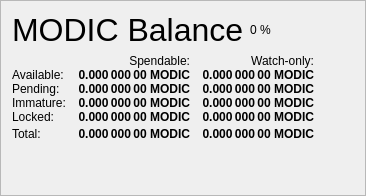
                   <widget class="QFrame" name="frame_Balances">
                    <property name="frameShape">
                     <enum>QFrame::StyledPanel</enum>
                    </property>
                    <property name="frameShadow">
                     <enum>QFrame::Raised</enum>
                    </property>
                    <layout class="QVBoxLayout" name="verticalLayout_4">
                     <item>
                      <layout class="QHBoxLayout" name="horizontalLayout_4">
                       <item>
                        <widget class="QLabel" name="label_5">
                         <property name="minimumSize">
                          <size>
                           <width>0</width>
                           <height>20</height>
                          </size>
                         </property>
                         <property name="font">
                          <font>
                           <pointsize>24</pointsize>
                           <weight>50</weight>
                           <bold>false</bold>
                          </font>
                         </property>
                         <property name="text">
                          <string>MODIC Balance</string>
                         </property>
                        </widget>
                       </item>
                       <item>
                        <widget class="QLabel" name="labelMODICPercent">
                         <property name="text">
                          <string notr="true">0 %</string>
                         </property>
                        </widget>
                       </item>
                       <item>
                        <spacer name="horizontalSpacer_3">
                         <property name="orientation">
                          <enum>Qt::Horizontal</enum>
                         </property>
                         <property name="sizeHint" stdset="0">
                          <size>
                           <width>40</width>
                           <height>20</height>
                          </size>
                         </property>
                        </spacer>
                       </item>
                      </layout>
                     </item>
                     <item>
                      <layout class="QGridLayout" name="gridLayout">
                       <property name="horizontalSpacing">
                        <number>12</number>
                       </property>
                       <property name="verticalSpacing">
                        <number>0</number>
                       </property>
                       <item row="0" column="1">
                        <widget class="QLabel" name="labelSpendable">
                         <property name="text">
                          <string>Spendable:</string>
                         </property>
                         <property name="alignment">
                          <set>Qt::AlignRight|Qt::AlignTrailing|Qt::AlignVCenter</set>
                         </property>
                        </widget>
                       </item>
                       <item row="0" column="2">
                        <widget class="QLabel" name="labelWatchonly">
                         <property name="text">
                          <string>Watch-only:</string>
                         </property>
                         <property name="alignment">
                          <set>Qt::AlignRight|Qt::AlignTrailing|Qt::AlignVCenter</set>
                         </property>
                        </widget>
                       </item>
                       <item row="1" column="0">
                        <widget class="QLabel" name="labelBalanceText">
                         <property name="text">
                          <string>Available:</string>
                         </property>
                        </widget>
                       </item>
                       <item row="1" column="1">
                        <widget class="QLabel" name="labelBalance">
                         <property name="font">
                          <font>
                           <weight>75</weight>
                           <bold>true</bold>
                          </font>
                         </property>
                         <property name="cursor">
                          <cursorShape>IBeamCursor</cursorShape>
                         </property>
                         <property name="toolTip">
                          <string>Your current spendable balance</string>
                         </property>
                         <property name="text">
                          <string notr="true">0.000 000 00 MODIC</string>
                         </property>
                         <property name="alignment">
                          <set>Qt::AlignRight|Qt::AlignTrailing|Qt::AlignVCenter</set>
                         </property>
                         <property name="textInteractionFlags">
                          <set>Qt::LinksAccessibleByMouse|Qt::TextSelectableByKeyboard|Qt::TextSelectableByMouse</set>
                         </property>
                        </widget>
                       </item>
                       <item row="1" column="2">
                        <widget class="QLabel" name="labelWatchAvailable">
                         <property name="font">
                          <font>
                           <weight>75</weight>
                           <bold>true</bold>
                          </font>
                         </property>
                         <property name="cursor">
                          <cursorShape>IBeamCursor</cursorShape>
                         </property>
                         <property name="toolTip">
                          <string>Your current balance in watch-only addresses</string>
                         </property>
                         <property name="text">
                          <string notr="true">0.000 000 00 MODIC</string>
                         </property>
                         <property name="alignment">
                          <set>Qt::AlignRight|Qt::AlignTrailing|Qt::AlignVCenter</set>
                         </property>
                         <property name="textInteractionFlags">
                          <set>Qt::LinksAccessibleByMouse|Qt::TextSelectableByKeyboard|Qt::TextSelectableByMouse</set>
                         </property>
                        </widget>
                       </item>
                       <item row="2" column="0">
                        <widget class="QLabel" name="labelPendingText">
                         <property name="text">
                          <string>Pending:</string>
                         </property>
                        </widget>
                       </item>
                       <item row="2" column="1">
                        <widget class="QLabel" name="labelUnconfirmed">
                         <property name="font">
                          <font>
                           <weight>75</weight>
                           <bold>true</bold>
                          </font>
                         </property>
                         <property name="cursor">
                          <cursorShape>IBeamCursor</cursorShape>
                         </property>
                         <property name="toolTip">
                          <string>Total of transactions that have yet to be confirmed, and do not yet count toward the spendable balance</string>
                         </property>
                         <property name="text">
                          <string notr="true">0.000 000 00 MODIC</string>
                         </property>
                         <property name="alignment">
                          <set>Qt::AlignRight|Qt::AlignTrailing|Qt::AlignVCenter</set>
                         </property>
                         <property name="textInteractionFlags">
                          <set>Qt::LinksAccessibleByMouse|Qt::TextSelectableByKeyboard|Qt::TextSelectableByMouse</set>
                         </property>
                        </widget>
                       </item>
                       <item row="2" column="2">
                        <widget class="QLabel" name="labelWatchPending">
                         <property name="font">
                          <font>
                           <weight>75</weight>
                           <bold>true</bold>
                          </font>
                         </property>
                         <property name="cursor">
                          <cursorShape>IBeamCursor</cursorShape>
                         </property>
                         <property name="toolTip">
                          <string>Unconfirmed transactions to watch-only addresses</string>
                         </property>
                         <property name="text">
                          <string notr="true">0.000 000 00 MODIC</string>
                         </property>
                         <property name="alignment">
                          <set>Qt::AlignRight|Qt::AlignTrailing|Qt::AlignVCenter</set>
                         </property>
                         <property name="textInteractionFlags">
                          <set>Qt::LinksAccessibleByMouse|Qt::TextSelectableByKeyboard|Qt::TextSelectableByMouse</set>
                         </property>
                        </widget>
                       </item>
                       <item row="3" column="0">
                        <widget class="QLabel" name="labelImmatureText">
                         <property name="text">
                          <string>Immature:</string>
                         </property>
                        </widget>
                       </item>
                       <item row="3" column="1">
                        <widget class="QLabel" name="labelImmature">
                         <property name="font">
                          <font>
                           <weight>75</weight>
                           <bold>true</bold>
                          </font>
                         </property>
                         <property name="cursor">
                          <cursorShape>IBeamCursor</cursorShape>
                         </property>
                         <property name="toolTip">
                          <string>Staked or masternode rewards that has not yet matured</string>
                         </property>
                         <property name="text">
                          <string notr="true">0.000 000 00 MODIC</string>
                         </property>
                         <property name="alignment">
                          <set>Qt::AlignRight|Qt::AlignTrailing|Qt::AlignVCenter</set>
                         </property>
                         <property name="textInteractionFlags">
                          <set>Qt::LinksAccessibleByMouse|Qt::TextSelectableByKeyboard|Qt::TextSelectableByMouse</set>
                         </property>
                        </widget>
                       </item>
                       <item row="3" column="2">
                        <widget class="QLabel" name="labelWatchImmature">
                         <property name="font">
                          <font>
                           <weight>75</weight>
                           <bold>true</bold>
                          </font>
                         </property>
                         <property name="cursor">
                          <cursorShape>IBeamCursor</cursorShape>
                         </property>
                         <property name="toolTip">
                          <string>Staked or masternode rewards in watch-only addresses that has not yet matured</string>
                         </property>
                         <property name="text">
                          <string notr="true">0.000 000 00 MODIC</string>
                         </property>
                         <property name="alignment">
                          <set>Qt::AlignRight|Qt::AlignTrailing|Qt::AlignVCenter</set>
                         </property>
                         <property name="textInteractionFlags">
                          <set>Qt::LinksAccessibleByMouse|Qt::TextSelectableByKeyboard|Qt::TextSelectableByMouse</set>
                         </property>
                        </widget>
                       </item>
                       <item row="4" column="0">
                        <widget class="QLabel" name="labelLockedBalanceText">
                         <property name="toolTip">
                          <string>Locked MODIC or Masternode collaterals. These are excluded from zMODIC minting.</string>
                         </property>
                         <property name="text">
                          <string>Locked:</string>
                         </property>
                        </widget>
                       </item>
                       <item row="4" column="1">
                        <widget class="QLabel" name="labelLockedBalance">
                         <property name="font">
                          <font>
                           <weight>75</weight>
                           <bold>true</bold>
                          </font>
                         </property>
                         <property name="cursor">
                          <cursorShape>IBeamCursor</cursorShape>
                         </property>
                         <property name="toolTip">
                          <string>Locked MODIC or Masternode collaterals. These are excluded from zMODIC minting.</string>
                         </property>
                         <property name="text">
                          <string notr="true">0.000 000 00 MODIC</string>
                         </property>
                         <property name="alignment">
                          <set>Qt::AlignRight|Qt::AlignTrailing|Qt::AlignVCenter</set>
                         </property>
                         <property name="textInteractionFlags">
                          <set>Qt::LinksAccessibleByMouse|Qt::TextSelectableByKeyboard|Qt::TextSelectableByMouse</set>
                         </property>
                        </widget>
                       </item>
                       <item row="4" column="2">
                        <widget class="QLabel" name="labelWatchLocked">
                         <property name="font">
                          <font>
                           <weight>75</weight>
                           <bold>true</bold>
                          </font>
                         </property>
                         <property name="cursor">
                          <cursorShape>IBeamCursor</cursorShape>
                         </property>
                         <property name="toolTip">
                          <string>Current locked balance in watch-only addresses</string>
                         </property>
                         <property name="text">
                          <string notr="true">0.000 000 00 MODIC</string>
                         </property>
                         <property name="alignment">
                          <set>Qt::AlignRight|Qt::AlignTrailing|Qt::AlignVCenter</set>
                         </property>
                         <property name="textInteractionFlags">
                          <set>Qt::LinksAccessibleByMouse|Qt::TextSelectableByKeyboard|Qt::TextSelectableByMouse</set>
                         </property>
                        </widget>
                       </item>
                       <item row="5" column="0">
                        <widget class="QLabel" name="labelTotalText">
                         <property name="toolTip">
                          <string>Your current ModernInvestmentCoin balance, unconfirmed and immature transactions included</string>
                         </property>
                         <property name="text">
                          <string>Total:</string>
                         </property>
                        </widget>
                       </item>
                       <item row="5" column="1">
                        <widget class="QLabel" name="labelTotal">
                         <property name="font">
                          <font>
                           <weight>75</weight>
                           <bold>true</bold>
                          </font>
                         </property>
                         <property name="cursor">
                          <cursorShape>IBeamCursor</cursorShape>
                         </property>
                         <property name="toolTip">
                          <string>Your current ModernInvestmentCoin balance, unconfirmed and immature transactions included</string>
                         </property>
                         <property name="text">
                          <string notr="true">0.000 000 00 MODIC</string>
                         </property>
                         <property name="alignment">
                          <set>Qt::AlignRight|Qt::AlignTrailing|Qt::AlignVCenter</set>
                         </property>
                         <property name="textInteractionFlags">
                          <set>Qt::LinksAccessibleByMouse|Qt::TextSelectableByKeyboard|Qt::TextSelectableByMouse</set>
                         </property>
                        </widget>
                       </item>
                       <item row="5" column="2">
                        <widget class="QLabel" name="labelWatchTotal">
                         <property name="font">
                          <font>
                           <weight>75</weight>
                           <bold>true</bold>
                          </font>
                         </property>
                         <property name="cursor">
                          <cursorShape>IBeamCursor</cursorShape>
                         </property>
                         <property name="toolTip">
                          <string>Current total balance in watch-only addresses</string>
                         </property>
                         <property name="text">
                          <string notr="true">0.000 000 00 MODIC</string>
                         </property>
                         <property name="alignment">
                          <set>Qt::AlignRight|Qt::AlignTrailing|Qt::AlignVCenter</set>
                         </property>
                         <property name="textInteractionFlags">
                          <set>Qt::LinksAccessibleByMouse|Qt::TextSelectableByKeyboard|Qt::TextSelectableByMouse</set>
                         </property>
                        </widget>
                       </item>
                       <item row="5" column="3">
                        <spacer name="horizontalSpacer_9">
                         <property name="orientation">
                          <enum>Qt::Horizontal</enum>
                         </property>
                         <property name="sizeHint" stdset="0">
                          <size>
                           <width>40</width>
                           <height>20</height>
                          </size>
                         </property>
                        </spacer>
                       </item>
                      </layout>
                     </item>
                     <item>
                      <spacer name="verticalSpacer_3">
                       <property name="orientation">
                        <enum>Qt::Vertical</enum>
                       </property>
                       <property name="sizeHint" stdset="0">
                        <size>
                         <width>20</width>
                         <height>40</height>
                        </size>
                       </property>
                      </spacer>
                     </item>
                    </layout>
                   </widget>
